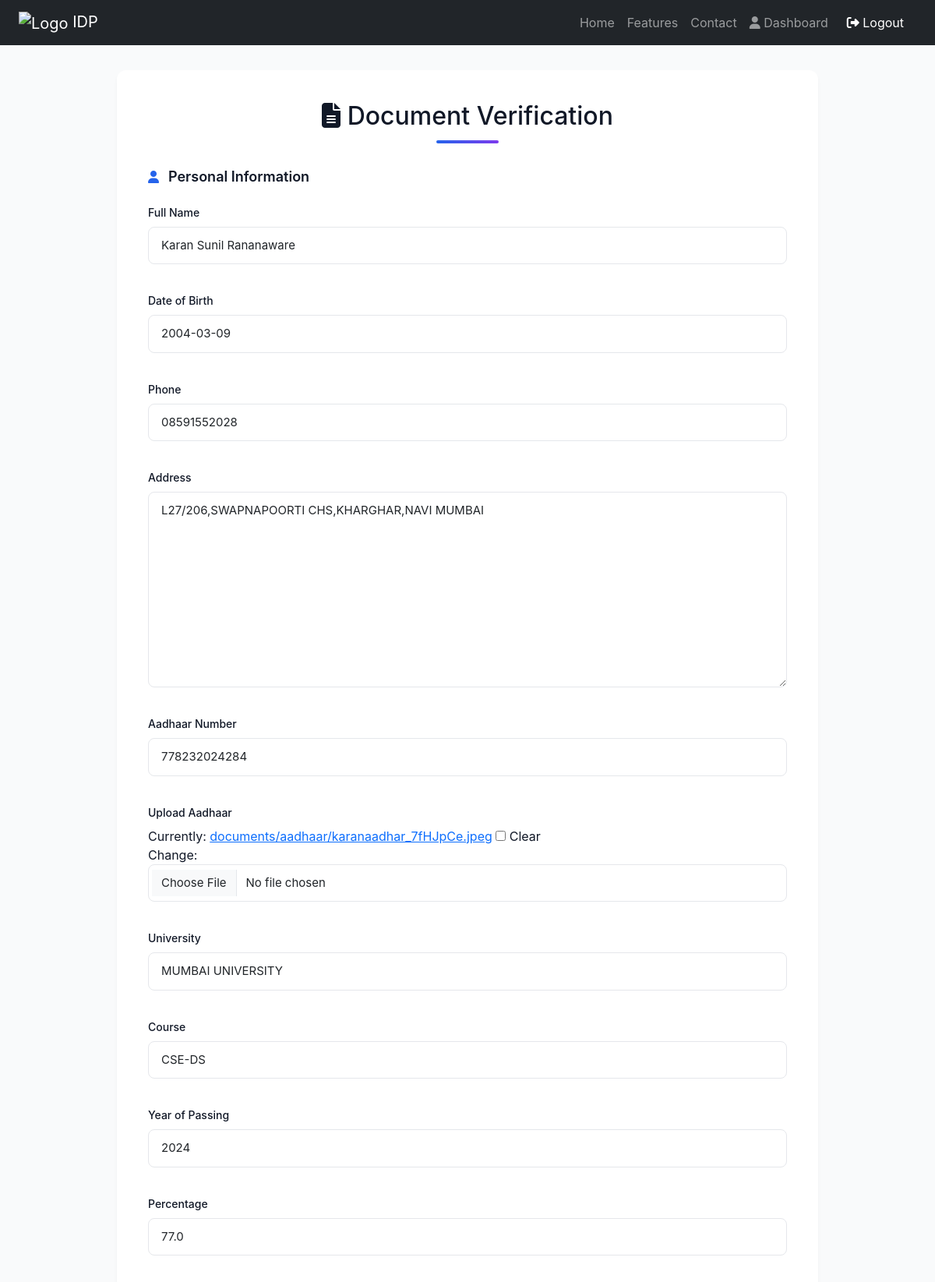
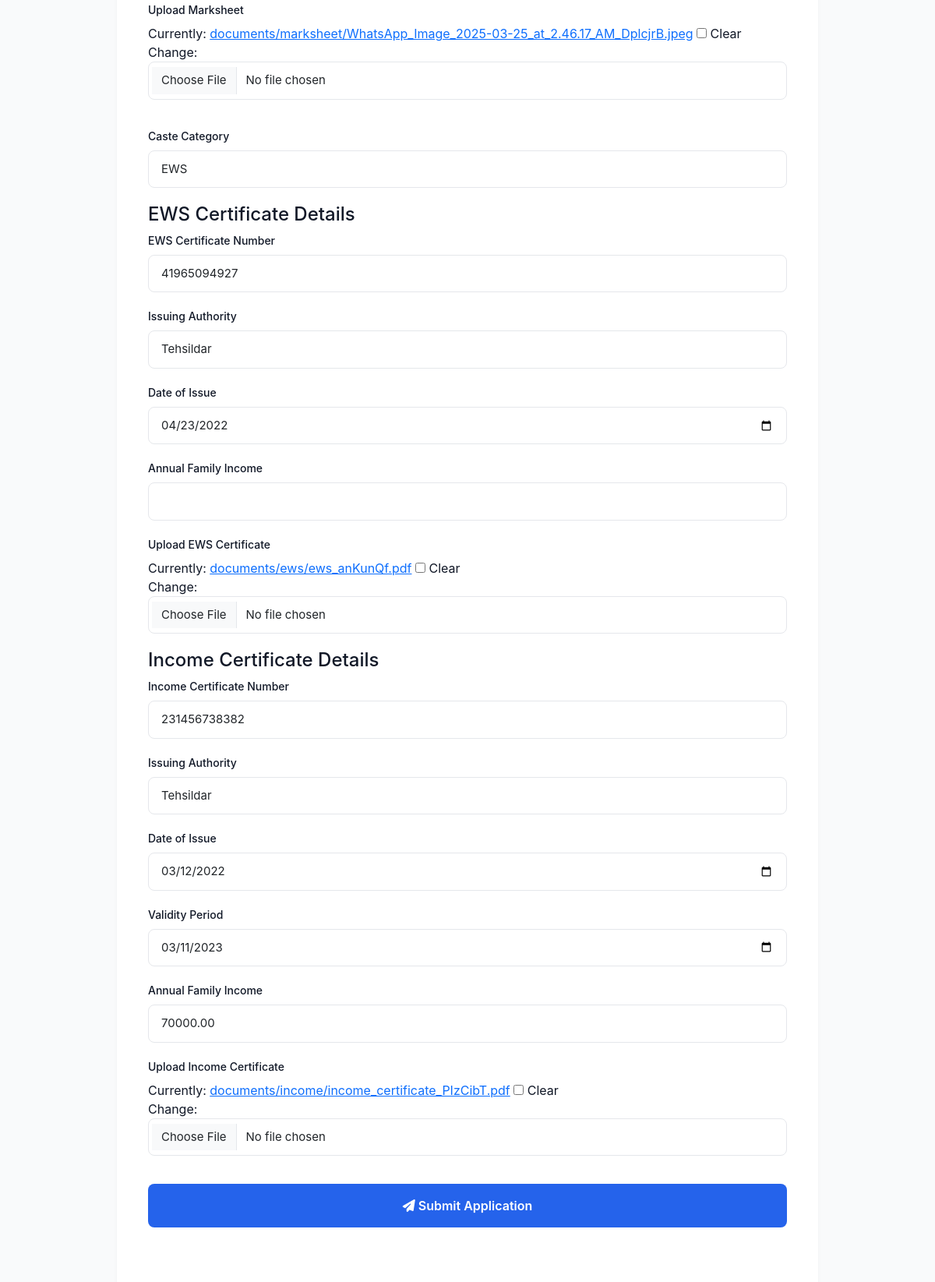
Page /apply/ (signed in, upper part) on the committed database (2 pictures, top to bottom).
### rac_idp/models.py (models this page shows, shortened)
class Applicant(models.Model):
    user = models.OneToOneField(User, on_delete=models.CASCADE)
    name = models.CharField(max_length=255, null=True, blank=True)
    name_devnagiri = models.CharField(max_length=255, null=True, blank=True)
    date_of_birth = models.DateField(null=True, blank=True)
    phone = models.CharField(max_length=15, null=True, blank=True)
    address = models.TextField(null=True, blank=True)
    caste_category = models.CharField(max_length=10, null=True, blank=True)
    aadhar_number = models.CharField(max_length=12, unique=True, null=True, blank=True)
    state = models.CharField(max_length=100, null=True, blank=True)
    district = models.CharField(max_length=100, null=True, blank=True)
    tehsil_taluka = models.CharField(max_length=100, null=True, blank=True)
    pincode = models.CharField(max_length=10, null=True, blank=True)
    ews_certificate_number = models.CharField(max_length=50, null=True, blank=True)
    ews_issuing_authority = models.CharField(max_length=100, null=True, blank=True)
    ews_date_of_issue = models.DateField(null=True, blank=True)
    ews_validity_period = models.DateField(null=True, blank=True)
    ews_family_income = models.DecimalField(max_digits=10, decimal_places=2, null=True, blank=True)
    ews_family_assets = models.TextField(null=True, blank=True)
    ews_certificate_document = models.FileField(upload_to="documents/ews/", null=True, blank=True)
    caste_certificate_number = models.CharField(max_length=50, null=True, blank=True)
    caste_issuing_authority = models.CharField(max_length=100, null=True, blank=True)
    caste_date_of_issue = models.DateField(null=True, blank=True)
    caste_validity_period = models.DateField(null=True, blank=True)
    caste_certificate_document = models.FileField(upload_to="documents/caste/", null=True, blank=True)
    income_certificate_number = models.CharField(max_length=50, null=True, blank=True)
    income_issuing_authority = models.CharField(max_length=100, null=True, blank=True)
    income_date_of_issue = models.DateField(null=True, blank=True)
    income_validity_period = models.DateField(null=True, blank=True)
    annual_family_income = models.DecimalField(max_digits=10, decimal_places=2, null=True, blank=True)
    income_certificate_document = models.FileField(upload_to="documents/income/", null=True, blank=True)
    university = models.CharField(max_length=255, null=True, blank=True)
    course = models.CharField(max_length=255, null=True, blank=True)
    year_of_passing = models.IntegerField(null=True)
    percentage = models.FloatField(null=True, blank=True)
    marksheet_document = models.FileField(upload_to="documents/marksheet/", null=True, blank=True)
    aadhaar_document = models.FileField(upload_to="documents/aadhaar/", null=True, blank=True)

### rac_idp/views.py (the view)
# urls.py: path("apply/", views.submit_application, name="submit_application"),  # Form submission page
@login_required
def submit_application(request):
    user = request.user  # Logged-in user
    try:
        applicant = Applicant.objects.get(user=user)
    except Applicant.DoesNotExist:
        applicant = None  # If not found, set to None
    if request.method == 'POST':
        if applicant:
            applicant_form = ApplicantForm(request.POST, request.FILES, instance=applicant)  # Update existing applicant
        else:
            applicant_form = ApplicantForm(request.POST, request.FILES)  # Create new applicant
        if applicant_form.is_valid():
            applicant = applicant_form.save(commit=False)
            applicant.user = user  # Assign the logged-in user
            applicant.save()
            return redirect('verify_document', applicant_id=applicant.id)  # Redirect after successful submission
        else:
            print(applicant_form.errors)  # Debugging
    else:
        applicant_form = ApplicantForm(instance=applicant)  # Load form with existing data if any
    return render(request, 'submit_application.html', {'form': applicant_form})

### rac_idp/templates/submit_application.html (shortened to what this page needs)
{% extends 'base.html' %}
{% load static %}
{% block content %}
</head>
<body>
    <div class="application-container">
        <h2><i class="fas fa-file-alt"></i> Document Verification </h2>
        <form method="post" enctype="multipart/form-data">
            <div class="form-section">
                <h5><i class="fas fa-user"></i> Personal Information</h5>
                <div class="row">
                    <div class="mb-3">
                        <label for="id_name" class="form-label">Full Name</label>
                        {{ form.name }}
                    </div>
                    <div class="mb-3">
                        <label for="id_date_of_birth" class="form-label">Date of Birth</label>
                        {{ form.date_of_birth }}
                    </div>
                    <div class="mb-3">
                        <label for="id_phone" class="form-label">Phone</label>
                        {{ form.phone }}
                    </div>
                    <div class="mb-3">
                        <label for="id_address" class="form-label">Address</label>
                        {{ form.address }}
                    </div>
                    <div class="mb-3">
                        <label for="id_aadhar_number" class="form-label">Aadhaar Number</label>
                        {{ form.aadhar_number }}
                    </div>
                    <div class="mb-3">
                        <label for="id_aadhaar_document" class="form-label">Upload Aadhaar</label>
                        {{ form.aadhaar_document }}
                    </div>
                    <div class="mb-3">
                        <label for="id_university" class="form-label">University</label>
                        {{ form.university }}
                    </div>
                    <div class="mb-3">
                        <label for="id_course" class="form-label">Course</label>
                        {{ form.course }}
                    </div>
                    <div class="mb-3">
                        <label for="id_year_of_passing" class="form-label">Year of Passing</label>
                        {{ form.year_of_passing }}
                    </div>
                    <div class="mb-3">
                        <label for="id_percentage" class="form-label">Percentage</label>
                        {{ form.percentage }}
                    </div>
                    <div class="mb-3">
                        <label for="id_marksheet_document" class="form-label">Upload Marksheet</label>
                        {{ form.marksheet_document }}
                    </div>
                    <div >
                        <label for="id_caste_category" class="form-label">Caste Category</label>
                        {{ form.caste_category }}
                    </div>
                    <div id="ewsFields" style="display: none;">
                        <h4>EWS Certificate Details</h4>
                        <div class="mb-3">
                            <label for="id_ews_certificate_number" class="form-label">EWS Certificate Number</label>
                            {{ form.ews_certificate_number }}
                        </div>
                        <div class="mb-3">
                            <label for="id_ews_issuing_authority" class="form-label">Issuing Authority</label>
                            {{ form.ews_issuing_authority }}
                        </div>
                        <div class="mb-3">
                            <label for="id_ews_date_of_issue" class="form-label">Date of Issue</label>
                            {{ form.ews_date_of_issue }}
                        </div>
                        <div class="mb-3">
                            <label for="id_ews_family_income" class="form-label">Annual Family Income</label>
                            {{ form.ews_family_income }}
                        </div>
                        <div class="mb-3">
                            <label for="id_ews_certificate_document" class="form-label">Upload EWS Certificate</label>
                            {{ form.ews_certificate_document }}
                        </div>
                    </div>
                    <div id="incomeFields" >
                        <h4>Income Certificate Details</h4>
                        <div class="mb-3">
                            <label for="id_income_certificate_number" class="form-label">Income Certificate Number</label>
                            {{ form.income_certificate_number }}
                        </div>
                        <div class="mb-3">
                            <label for="id_income_issuing_authority" class="form-label">Issuing Authority</label>
                            {{ form.income_issuing_authority }}
                        </div>
                        <div class="mb-3">
                            <label for="id_income_date_of_issue" class="form-label">Date of Issue</label>
                            {{ form.income_date_of_issue }}
                        </div>
                        <div class="mb-3">
                            <label for="id_income_validity_period" class="form-label">Validity Period</label>
                            {{ form.income_validity_period }}
                        </div>
                        <div class="mb-3">
                            <label for="id_annual_family_income" class="form-label">Annual Family Income</label>
                            {{ form.annual_family_income }}
                        </div>
                        <div class="mb-3">
                            <label for="id_income_certificate_document" class="form-label">Upload Income Certificate</label>
                            {{ form.income_certificate_document }}
                        </div>
                    </div>
            </div>
            <button type="submit" class="btn btn-primary">
                <i class="fas fa-paper-plane"></i> Submit Application
            </button>
        </form>
    </div>
{% endblock %}

### rac_idp/static/style.css (style rules this page uses)
body { background-color: #121212; color: white; font-family: 'Poppins', sans-serif; }

### rac_idp/templates/submit_application.html (style rules this page uses)
:root { --primary: #2563eb; --primary-light: #3b82f6; --primary-dark: #1d4ed8; --secondary: #7c3aed; --accent: #ec4899; --dark: #111827; --light: #f9fafb; --gray: #6b7280; --border: #e5e7eb; }
body { font-family: 'Inter', sans-serif; background-color: var(--light); min-height: 100vh; margin: 0; padding: 0; color: var(--dark); }
.application-container { max-width: 900px; margin: 2rem auto; background: white; border-radius: 12px; box-shadow: 0 4px 6px -1px rgba(0, 0, 0, 0.05); padding: 2.5rem; animation: fadeInUp 0.6s ease-in-out; }
h2 { color: var(--dark); text-align: center; margin-bottom: 2rem; position: relative; padding-bottom: 1rem; }
h2::after { content: ''; position: absolute; bottom: 0; left: 50%; transform: translateX(-50%); width: 80px; height: 4px; background: linear-gradient(90deg, var(--primary), var(--secondary)); border-radius: 2px; }
.form-label { font-size: 0.875rem; font-weight: 500; color: var(--dark); margin-bottom: 0.5rem; display: block; }
.form-control { width: 100%; padding: 0.75rem 1rem; border: 1px solid var(--border); border-radius: 8px; font-size: 0.9375rem; transition: all 0.15s ease; background-color: white; margin-bottom: 1.25rem; }
.btn-primary { width: 100%; padding: 1rem; background: var(--primary); color: white; border: none; border-radius: 8px; font-weight: 600; font-size: 1rem; transition: all 0.2s ease; margin-top: 1rem; cursor: pointer; }
.form-section { margin-bottom: 2.5rem; padding-bottom: 2rem; border-bottom: 1px solid var(--border); }
.form-section:last-child { border-bottom: none; }
.form-section h5 { font-size: 1.125rem; font-weight: 600; color: var(--dark); margin-bottom: 1.5rem; display: flex; align-items: center; gap: 0.75rem; }
.form-section h5 i { color: var(--primary); font-size: 1rem; }
.hidden-field { display: block; }

### rows in the picture
Applicant: name "Karan Sunil Rananaware", date_of_birth "2004-03-09", phone "08591552028", address "L27/206,SWAPNAPOORTI CHS,KHARGHAR,NAVI MUMBAI", aadhar_number "778232024284", university "MUMBAI UNIVERSITY", course "CSE-DS", year_of_passing "2024", percentage "77.0", caste_category "EWS", ews_certificate_number "41965094927", ews_issuing_authority "Tehsildar", ews_date_of_issue "04/23/2022", income_certificate_number "231456738382", income_issuing_authority "Tehsildar", income_date_of_issue "03/12/2022", income_validity_period "03/11/2023", annual_family_income "70000.00"
